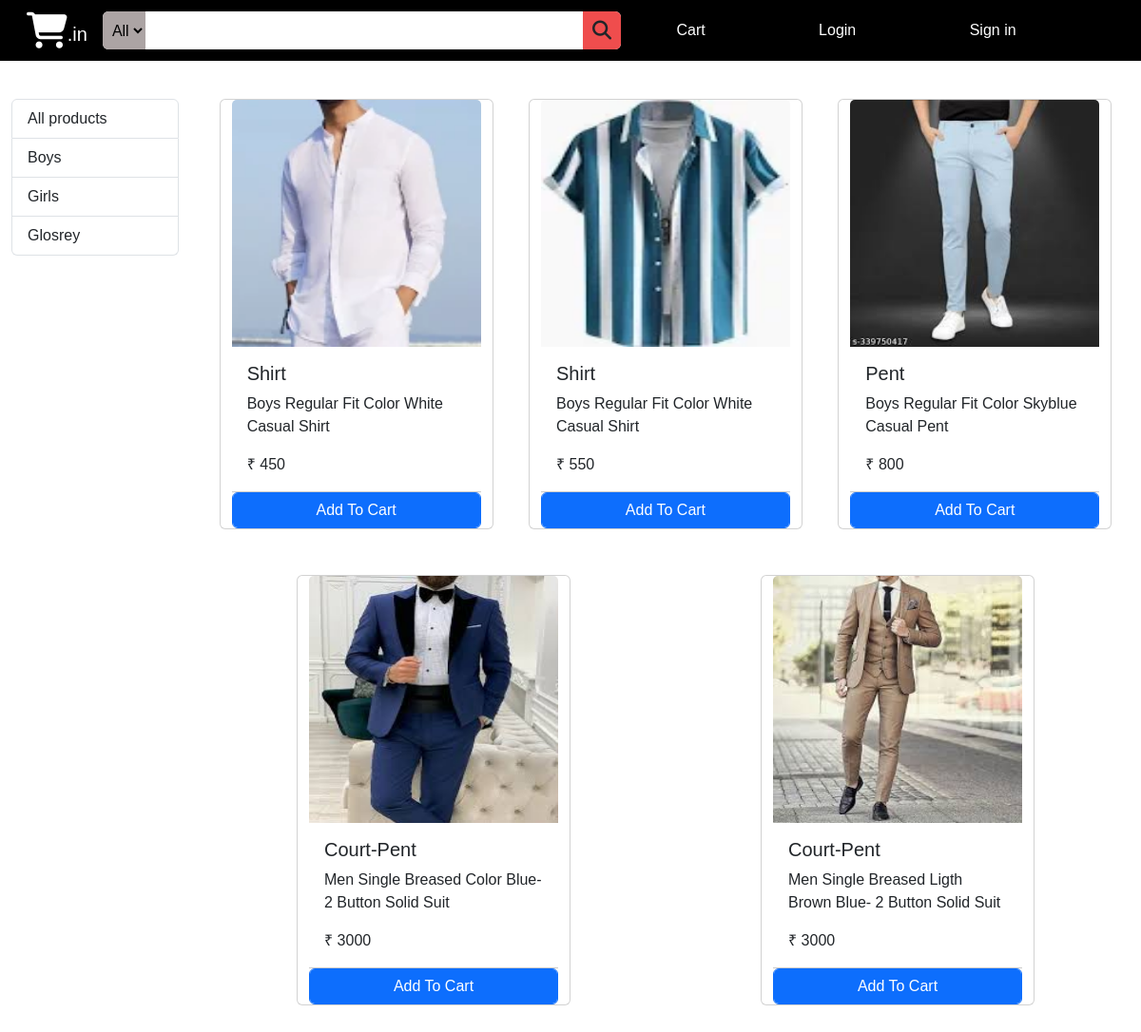
The app's page /?category=5 with its own data.
### Amazonapp/models/category.py (models this page shows, shortened)
class Category(models.Model):
    name = models.CharField(max_length=20)
    @staticmethod
    def get_all_categories():
        return Category.objects.all()

### Amazonapp/models/product.py (models this page shows, shortened)
class Product(models.Model):
    name = models.CharField(max_length=50)
    price = models.IntegerField(default=0)
    category = models.ForeignKey(Category,on_delete=models.CASCADE, default=0)
    description = models.CharField(max_length=200, default='', null=True, blank=True)
    image = models.ImageField(upload_to='uploads/products/')
    @staticmethod
    def get_all_products_by_categoryid(category_id):
        if category_id:
            return Product.objects.filter(category = category_id)
        else:
            return Product.get_all_products()

### Amazonapp/views/home.py (the view, shortened to what this page needs)
# urls.py: path('', home.index.as_view() ,name="homepage"),
class index(View):
    def get(self, request):
        cart = request.session.get('cart')
        if not cart:
            request.session['cart'] = {}
        products = None
        categories =  Category.get_all_categories()
        categoryID = request.GET.get('category')
        if categoryID:
            products = Product.get_all_products_by_categoryid(categoryID)
        else:
            products =  Product.get_all_products()
        data = {}
        data['products'] = products
        data['categories'] = categories
        return render(request, 'index.html', data)

### Amazonapp/templatetags/cart.py (called while the page is built)
@register.filter(name = 'is_in_cart')
def is_in_cart(product, cart):
    keys = cart.keys()
    for id in keys:
        if int(id) == product.id:
            return True
    return False

### Amazonapp/templatetags/custom_filter.py (called while the page is built)
@register.filter(name = 'currency')
def currency(number):
    return "₹ "+str(number)

### Amazonapp/templates/index.html (shortened to what this page needs)
{% extends 'base.html' %}
{% block content %}
{% load cart %}
{% load custom_filter %}
<div class="container-fluid middle" id="middle" >
    <div class="row">
        <div class="col-lg-2 col-md-2 col-sm-2 mx-auto">
            <div class="list-group">
                <a href="/" class="list-group-item list-group-item-action">All products</a>
                {% for category in categories %}
                <a href="/?category={{category.id}}" class="list-group-item list-group-item-action">{{category.name}}</a>
                {% endfor %}
            </div>
        </div>
        <div id="products" class="col-lg-10 col-md-10 col-sm-10 mx-auto">
        <div class="row mx-auto">
            {% for product in products %}
            <div class="card mx-auto mb-5" id="{{product.id}}" style="width: 18rem;">
                <img src="{{product.image.url}}" class="card-img-top" alt="" style="height: 260px;">
                <div class="card-body">
                    <h5 class="card-title">{{product.name}}</h5>
                    <p class="card-text">{{product.description}}</p>
                    <p class="card-text"><span></span>{{product.price|currency}}</p>
                </div>
                <div class="card-footer p-0 ">
                    {% if product|is_in_cart:request.session.cart %}
                    <div class="row no-gutters">
                        <form action="/#{{product.id}}" method="post" class="col-2">
                            {% csrf_token %}
                            <input type="text" value="{{product.id}}" name="product" hidden>
                            <input type="text" value="True" name='remove' hidden>
                            <input type="submit" value=" - " class=" btn btn-block btn-dark" >
                        </form>
                        <div class="text-center col pt-2">{{product|cart_quantity:request.session.cart}} Item in Cart</div>
                        <form action="/#{{product.id}}" method="post" class="col-2">
                            {% csrf_token %}
                            <input type="text" value="{{product.id}}" name="product" hidden>
                            <input type="submit" value=" + " class=" btn btn-block btn-dark" >
                        </form>
                    </div>
                    {% else %}
                    <form action="/#{{product.id}}" method="POST" class="btn-block p-0">
                        <input type="submit" class="btn-block btn btn-primary form-control" value="Add To Cart">
                    </form>
                    {% endif %}
                </div>
            </div>
            {% endfor %}
        </div>
        </div>
    </div>
    </div>
{% endblock  %}

### Amazonapp/static/1st.css (style rules this page uses)
* { padding: 0%; margin: 0%; box-sizing: border-box; font-family: sans-serif; text-decoration: none; }
form { display: flex; }
#middle { padding-top: 40px; }

### records on screen
Category: name "Boys"
Category: name "Girls"
Category: name "Glosrey"
Product: {{ product.id }} 18 (drawn), image (picture), name "Shirt", description "Boys Regular Fit Color White Casual Shirt", price "₹ 450"
Product: image (picture), name "Shirt", description "Boys Regular Fit Color White Casual Shirt", price "₹ 550"
Product: image (picture), name "Pent", description "Boys Regular Fit Color Skyblue Casual Pent", price "₹ 800"
Product: image (picture), name "Court-Pent", description "Men Single Breased Color Blue- 2 Button Solid Suit", price "₹ 3000"
Product: image (picture), name "Court-Pent", description "Men Single Breased Ligth Brown Blue- 2 Button Solid Suit", price "₹ 3000"
